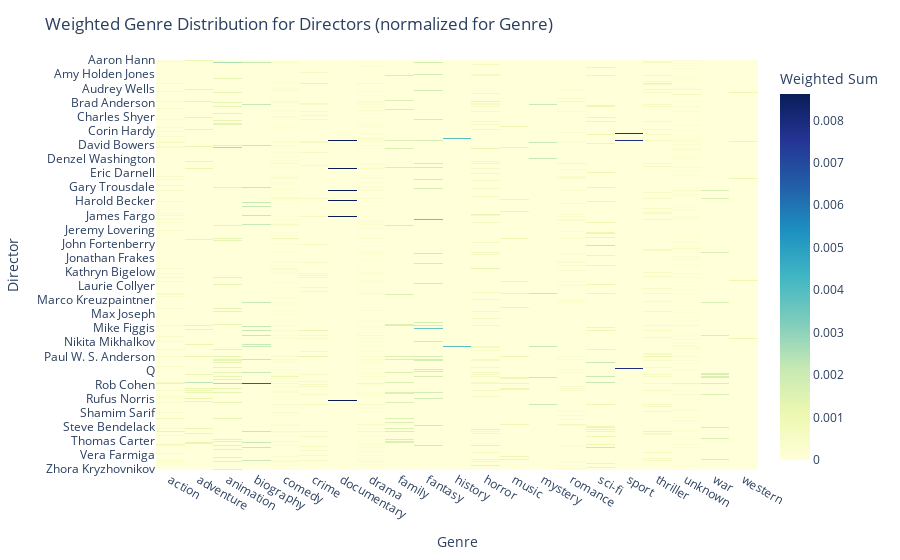

Write notebook code for a chart like this one.
### Code cell
# Create a pivot table: directors as rows, genres as columns, values as sum of director_movie_weight
director_genre_weight_pivot = df_separated.pivot_table(
    index='Director',
    columns='genres_list',
    values='movie_director_weight',
    aggfunc='sum',
    fill_value=0
)

import plotly.express as px

fig = px.imshow(
    director_genre_weight_pivot,
    labels=dict(x="Genre", y="Director", color="Weighted Sum"),
    x=director_genre_weight_pivot.columns,
    y=director_genre_weight_pivot.index,
    aspect="auto",
    color_continuous_scale="YlGnBu",
)
fig.update_layout(title="Weighted Genre Distribution for Directors (normalized for Genre)")
fig.show()

### Figure 1 — Plotly figure (JSON) as saved in the notebook; plotly's stock layout.template omitted (floating-point values rounded to 4 significant figures; data arrays with more than 128 entries replaced by an {"elided": "..."} marker saying what was removed)
{"data": [{"coloraxis": "coloraxis", "hovertemplate": "Genre: %{x}<br>Director: %{y}<br>Weighted Sum: %{z}<extra></extra>", "name": "0", "type": "heatmap", "x": ["action", "adventure", "animation", "biography", "comedy", "crime", "documentary", "drama", "family", "fantasy", "history", "horror", "music", "mystery", "romance", "sci-fi", "sport", "thriller", "unknown", "war", "western"], "xaxis": "x", "y": {"elided": "1947 str values"}, "yaxis": "y", "z": {"elided": "1947x21 float values"}}], "layout": {"coloraxis": {"colorbar": {"title": {"text": "Weighted Sum"}}, "colorscale": [[0, "rgb(255,255,217)"], [0.125, "rgb(237,248,177)"], [0.25, "rgb(199,233,180)"], [0.375, "rgb(127,205,187)"], [0.5, "rgb(65,182,196)"], [0.625, "rgb(29,145,192)"], [0.75, "rgb(34,94,168)"], [0.875, "rgb(37,52,148)"], [1, "rgb(8,29,88)"]]}, "margin": {"t": 60}, "title": {"text": "Weighted Genre Distribution for Directors (normalized for Genre)"}, "xaxis": {"anchor": "y", "domain": [0, 1], "title": {"text": "Genre"}}, "yaxis": {"anchor": "x", "autorange": "reversed", "domain": [0, 1], "title": {"text": "Director"}}}}
